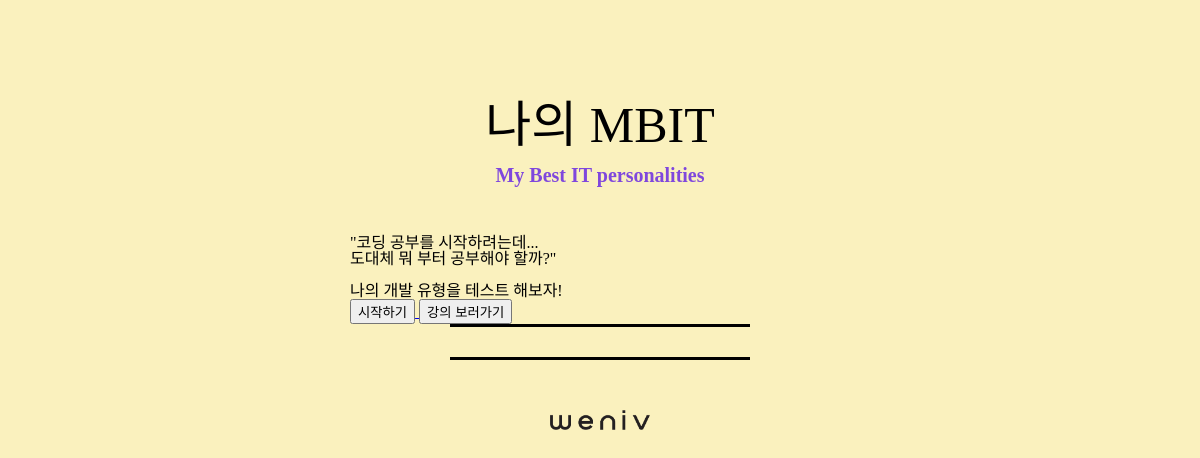
/, run on an earlier commit of the app's database.
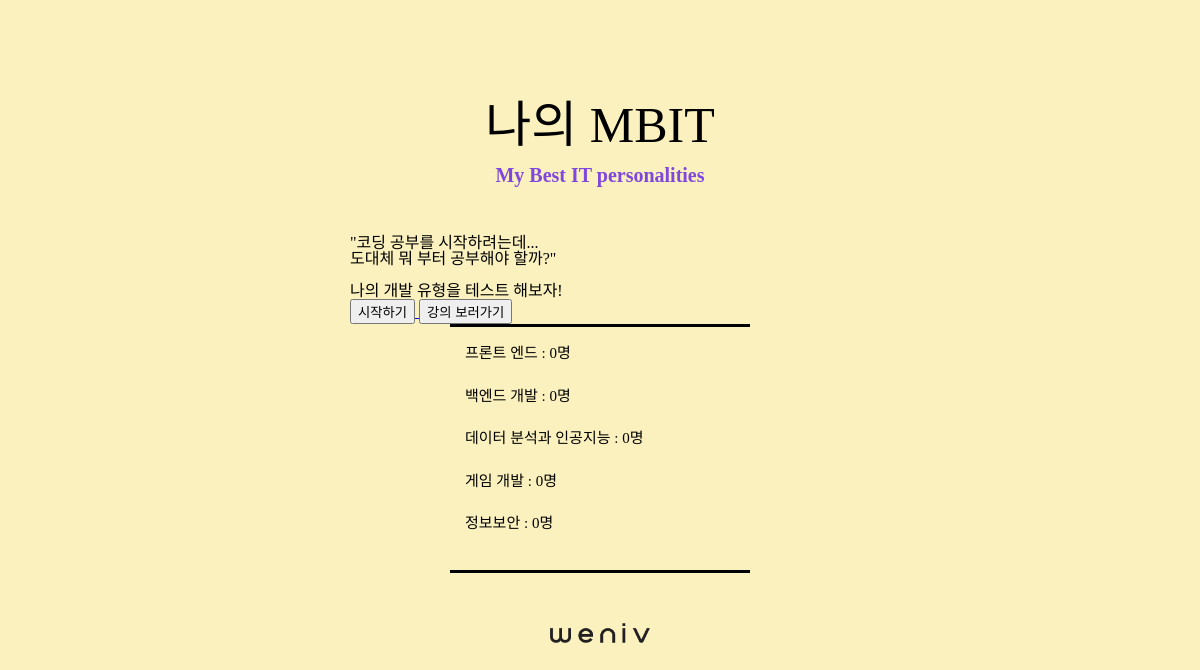
And on a later commit of the database.
### main/models.py (models this page shows, shortened)
class Developer(models.Model):
    name = models.CharField(max_length=50)
    count = models.IntegerField(default=0)

### main/views.py (the view)
# urls.py: path('', views.index),
def index(request):
    developers = Developer.objects.all()
    context = {
        'developers' : developers,
    }
    return render(request, 'index.html', context=context)

### main/templates/index.html (shortened to what this page needs)
{% load static %}
<!DOCTYPE html>
<html lang="en">
  <head>
    <link
      rel="stylesheet"
      type="text/css"
      href="{% static 'css/reset.css' %}" />
    <link
      rel="stylesheet"
      type="text/css"
      href="{% static 'css/style.css' %}" />
  </head>
  <body>
    <section id="main_contents">
      <div class="wrapper">
        <div class="title">
          <h3 class="main_title">나의 MBIT</h3>
          <h3 class="sub_title">My Best IT personalities</h3>
        </div>
        <div class="explain">
          <p>
            "코딩 공부를 시작하려는데...<br />
            도대체 뭐 부터 공부해야 할까?"<br /><br />
            나의 개발 유형을 테스트 해보자!
          </p>
        </div>
        <div class="buttons">
          <a href="/form/">
            <button class="start" type="button">시작하기</button>
          </a>
          <a href="http://www.paullab.co.kr/curriculum.html" target="_blank">
            <button class="lecture">강의 보러가기</button>
          </a>
        </div>
        <div class="result_data">
          <div class="data_wrap">
            <ul>
              {% for developer in developers %}
              <li>{{ developer.name }} : {{ developer.count }}명</li>
              {% endfor %}
            </ul>
          </div>
        </div>
        <div class="weniv">
          <a href="http://www.paullab.co.kr">
            <img src="{% static 'img/weniv_logo_black.png' %}" alt="weniv" />
          </a>
        </div>
      </div>
    </section>
  </body>
</html>

### main/static/css/style.css (style rules this page uses)
html { width: 100%; height: 100%; }
body { width: 100%; height: 100%; background-color: #faf1be; color: #000; font-family: "NEXON Lv1 Gothic OTF"; }
#main_contents { display: flex; justify-content: center; width: 100%; height: 100%; margin-top: 100px; }
#main_contents .wrapper { display: flex; flex-direction: column; width: 100%; height: 100%; max-width: 500px; }
.title { text-align: center; padding-bottom: 50px; }
.main_title { font-family: "GmarketSansBold"; font-size: 50px; padding-bottom: 15px; }
.sub_title { font-size: 20px; font-weight: bold; color: #7f47dd; }
.result_data { display: flex; justify-content: center; }
.result_data .data_wrap { width: 270px; padding: 15px; border-top: 3px solid #000; border-bottom: 3px solid #000; line-height: 1.5; margin-bottom: 50px; }
.result_data li { font-size: 15px; padding-bottom: 20px; }
.weniv { display: flex; justify-content: center; padding-bottom: 50px; }
.weniv a { width: 100px; }
.weniv img { width: 100%; height: auto; }

What changed in the data, as far as the page shows it:
added Developer: name "프론트 엔드", count "0"
added Developer: name "백엔드 개발", count "0"
added Developer: name "데이터 분석과 인공지능", count "0"
added Developer: name "게임 개발", count "0"
added Developer: name "정보보안", count "0"
